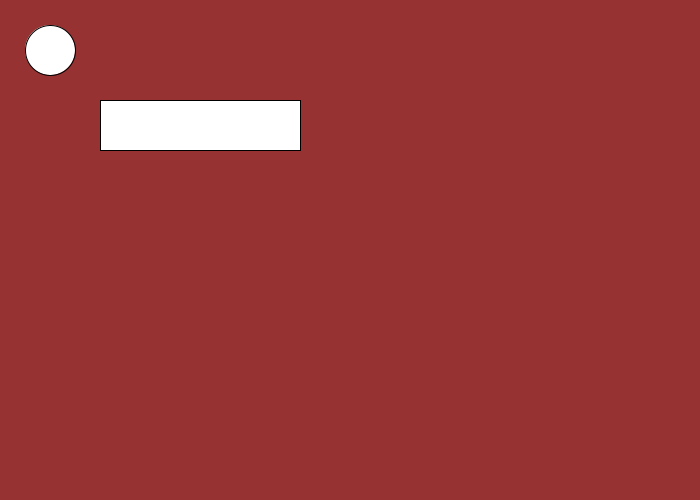
Frame 1 (no input)
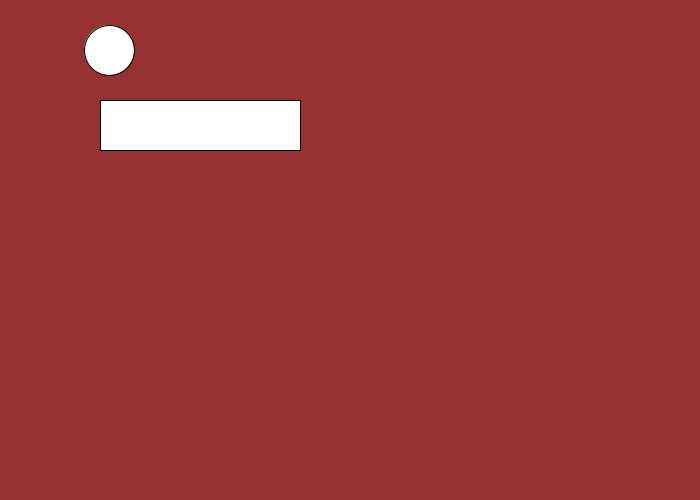
Frame 60 (the mouse pressed at the canvas centre just before this capture)
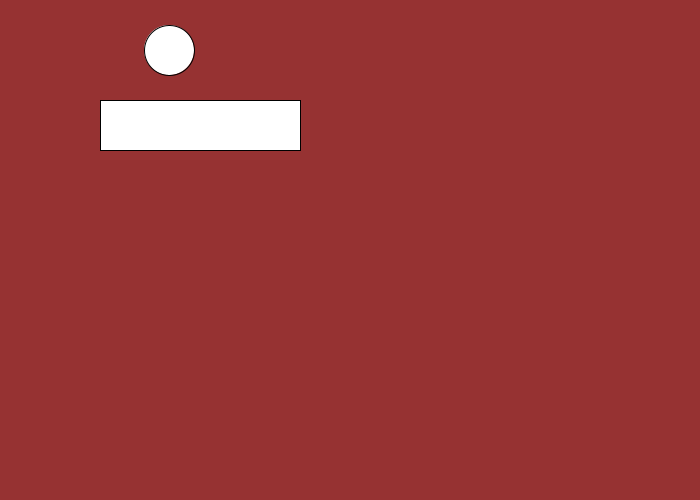
Frame 120 (the mouse held since frame 60 and released just before this capture)

The Processing sketch that drew these frames (run headless with seeded random() and noise(); from frame 60 on, the mouse is pressed at the canvas centre):

// Processing sketch: processing_first_project
// ── processing_first_project.pde
public int x = 50;

public void setup() {
  size(700,500);
  background(150,50,50);
}

public void draw() {
  background(150,50,50);
  fill(255);
  circle(x,50,50);
  rect(100,100,200,50);
  
  x++;
}
